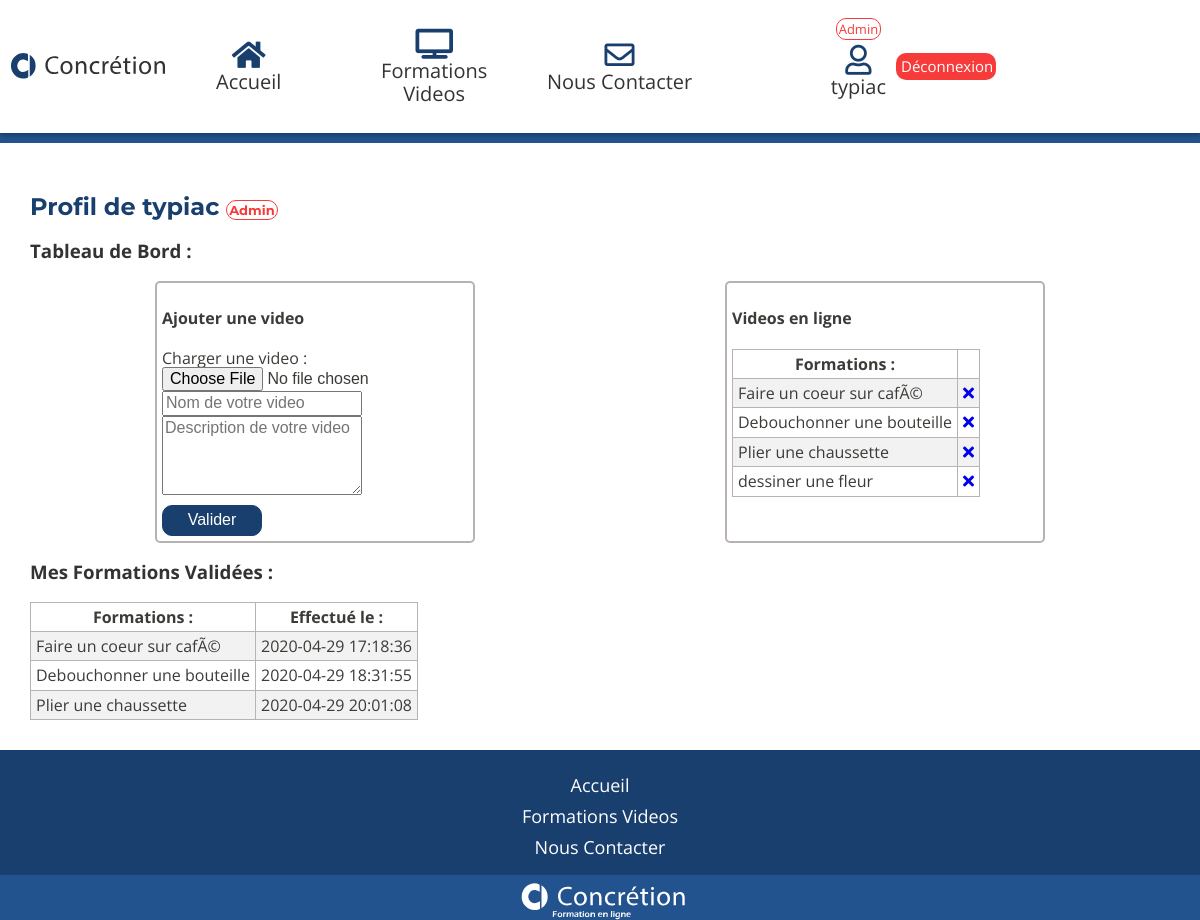
The app's page /controllers/profil.php (signed in) with its own data.
### tables this page shows
CREATE TABLE `videos` (
  `id` int(11) UNSIGNED NOT NULL,
  `name` varchar(120) NOT NULL,
  `content` text NOT NULL,
  `user_id` int(11) UNSIGNED NOT NULL,
  `file_name` varchar(100) NOT NULL
);

CREATE TABLE `validated_training` (
  `id` int(11) UNSIGNED NOT NULL,
  `user_id` int(11) UNSIGNED NOT NULL,
  `video_id` int(11) UNSIGNED NOT NULL,
  `created_at` datetime DEFAULT NULL
);

### controllers/profil.php (called while the page is built, shortened)
<?php
$template = 'profil';
$userId = $_SESSION['id'];
include '../conf/Database.php';
try {
    $sql1 = "SELECT  validated_training.user_id,video_id,created_at,name FROM validated_training
                INNER JOIN users ON users.id = validated_training.user_id
                INNER JOIN videos ON videos.id = validated_training.video_id
                WHERE validated_training.user_id = :userId";
        $query = $connect->prepare($sql1);
        $query->execute(
        [
            'userId' => $userId
        ]
    );
    $formations = $query->fetchAll();
}
catch(PDOException $e) {
    echo $e->getMessage();
}
try {
    $sql2 = "SELECT  id,name
                FROM videos";
        $query = $connect->prepare($sql2);
        $query->execute( );
    $videos = $query->fetchAll();
}
catch(PDOException $e) {
    echo $e->getMessage();
}
include '../layout.phtml';

### templates/admin.phtml (the view)
<h3>Tableau de Bord :</h3>
<div class="dashVids">
    <section class="addVid">
        <h4>Ajouter une video</h4>
        <form action="../controllers/upload.php" method="post" enctype="multipart/form-data">
            Charger une video :
            <input type="file" name="the_file" id="fileToUpload">
            <div class="uploadVids">
                <input class='inputUpload' type="text" name="name" placeholder="Nom de votre video">
                <textarea class='inputUpload' name="content" rows="4"
                    placeholder="Description de votre video"></textarea>
                <input class="btnUpload" type="submit" name="submit" value="Valider">
            </div>
        </form>
    </section>
    <section class="editVid">
        <h4>Videos en ligne</h4>
        <table>
            <tr>
                <th>Formations : </th>
                <th></th>
            </tr>
            <?php foreach($videos as $video): ?>
            <tr>
                <td><?= $video['name'] ?></td>
                <td>
                    <a class="remove" href="delete_video.php?id=<?= $video['id'] ?>"><i class="fas fa-times"></i></a>
                </td>
            </tr>
            <?php endforeach; ?>
        </table>
    </section>
</div>

### layout.phtml (shortened to what this page needs)
<?php
$path = $template !== 'index' ? '../' : '';
?>
<!DOCTYPE html>
<html lang="fr">
<head>
    <link rel="stylesheet" href="https://use.fontawesome.com/releases/v5.5.0/css/all.css">
    <link rel="stylesheet" href="<?= $path ?>css/normalize.css">
    <link rel="stylesheet" href="<?= $path ?>css/style.css">
</head>
<body>
    <header>
        <a href="#" class="lienLogo">
            <img src="<?= $path ?>img/logotxt.svg" alt="logo concretion" class="logoText">
        </a>
        <nav class="menu">
            <div class="menuContent">
                <a href="<?= $path ?>index.php">
                    <i class="fas fa-home"></i>
                    Accueil
                </a>
                <a href="<?= $path ?>controllers/formation.php">
                    <i class="fas fa-tv"></i>
                    Formations Videos
                </a>
                <a href="<?= $path ?>controllers/contact.php">
                    <i class="far fa-envelope"></i>
                    Nous Contacter
                </a>
            </div>
            <div class="userLog">
                <div class="userLogBef">
                </div>
                <?php if (!empty($_SESSION)){ ?>
                    <a href="<?= $path ?>controllers/profil.php">
                    <?php if ($_SESSION['IsAdmin'] == 1) { ?>
                        <span class="adminBtn">Admin</span>
                    <?php } ?>
                    <p class="userLoged"><i class="far fa-user"></i> <?= $_SESSION['username'] ;?></p>
                    </a>
                    <a href="<?= $path ?>controllers/logout.php" id="btnLogout">Déconnexion</a>
                <?php } ?>
            </div>
        </nav>
    </header>
    <main>
        <?php include "templates/$template.phtml" ?>
    </main>
    <footer>
        <section>
            <ul class="footerListe">
                <li><a href="<?= $path ?>index.php">Accueil</a></li>
                <li><a href="<?= $path ?>controllers/formation.php">Formations Videos</a></li>
                <li><a href="<?= $path ?>controllers/contact.php">Nous Contacter</a></li>
            </ul>
        </section>
        <section class="footerFin">
            <img src="<?= $path ?>img/logotxtBlanc.svg" alt="Logo concretion">
        </section>
    </footer>
</body>
</html>

### templates/profil.phtml
<div class='dashboard'>
    <h2>Profil de <?php echo htmlspecialchars($_SESSION['username']); ?>
        <?php if ($_SESSION['IsAdmin'] == 1) { ?>
        <span class="adminBtn">Admin</span>
        <?php } ?>
    </h2>
    <section>
        <?php include "../controllers/admin.php" ?>
    </section>
    <section class=succesUnlocked>
        <h3>Mes Formations Validées :</h3>
        <table>
            <tr>
                <th>Formations : </th>
                <th>Effectué le :</th>
            </tr>
            <?php foreach($formations as $formation): ?>
            <tr>
                <td><?= htmlspecialchars($formation['name']); ?></td>
                <td><?= htmlspecialchars($formation['created_at']); ?></td>
            </tr>
            <?php endforeach; ?>
        </table>
    </section>
</div>

### controllers/admin.php
<?php
if ($_SESSION['IsAdmin']== 1) {
   include '../templates/admin.phtml';
}

### css/style.css (style rules this page uses)
* { box-sizing: border-box; }
html { font-size: 62.5%; }
body { font-size: 1.6rem; font-family: "Open Sans", sans-serif; background-color: #23538e; color: #3c3b37 }
h2 { color: #193f6e; font-family: 'Montserrat', sans-serif; }
h3 { color: #333333; }
header { display: flex; flex-direction: column; align-items: center; padding-bottom: 15px; background-color: white; }
.lienLogo { width: 100%; text-align: center; }
.logoText { width: 55%; }
.menu { width: 100%; }
.menu div { display: flex; flex-direction: column; }
.menu a { text-decoration: none; color: #333333; font-size: 2rem; text-align: center; margin: 15px 0; }
.menu a i { display: block; color: #193f6e; font-size: 3rem; }
.menuContent { align-items: center; }
.userLogBef { align-items: center; }
#btnLogout { border-radius: 10px; margin: auto; background-color: rgb(247, 58, 58); width: 35%; font-size: 1.8rem; padding: 5px; color: white; }
.userLoged { margin-top: 7px; }
.adminBtn { border: 1px solid rgb(247, 58, 58); border-radius: 10px; margin: auto; background-color: white; width: 35%; font-size: 1.3rem; padding: 1px 2px; color: rgb(247, 58, 58); }
main { background-color: white; }
footer { background-color: #193f6e; }
.footerListe { padding: 15px 0 0 0; margin-top: 0; }
.footerListe li { list-style: none; text-align: center; margin: 10px 0; }
.footerListe a { color: white; text-decoration: none; }
.footerFin { background-color: #23538e; }
.footerFin img { width: 60%; display: block; margin: auto; }
.dashboard { padding: 30px; }
.dashboard table { border-collapse: collapse; }
.dashboard table tr:nth-child(even) { background-color: #f2f2f2; }
.dashboard td, .dashboard th { border: 1px solid rgb(185, 178, 178); padding: 5px; }
.dashVids { display: flex; flex-direction: column; justify-content: space-between; }
.addVid { border: 2px solid rgb(185, 178, 178); padding: 5px; width: 320px; overflow: hidden; border-radius: 5px; margin-bottom: 10px; }
.editVid { border: 2px solid rgb(185, 178, 178); padding: 5px; width: 320px; overflow: hidden; border-radius: 5px; }
.uploadVids { display: flex; flex-direction: column; }
.inputUpload { width: 200px; }
.btnUpload { background-color: #193f6e; color: white; border: 1px solid #193f6e; border-radius: 10px; padding: 5px 10px; width: 100px; margin-top: 10px; }
@media screen and (min-width: 768px) { .logoText { display: block; text-align: left; width: 315px; } }
@media screen and (min-width: 768px) { .menu { display: flex; flex-direction: column-reverse; } }
@media screen and (min-width: 768px) { .menu div { flex-direction: row; justify-content: space-around; } }
@media screen and (min-width: 768px) { .userLog { margin-right: 20px; } }
@media screen and (min-width: 768px) { .menu .userLogBef { width: 100%; display: flex; } }
@media screen and (min-width: 768px) { #btnLogout { margin-left: 10px; width: 15%; font-size: 1.5rem; } }
@media screen and (min-width: 768px) { .dashVids { display: flex; flex-direction: row; justify-content: space-around; } }
@media screen and (min-width: 768px) { .addVid { margin-bottom: 0; } }
@media screen and (min-width: 768px) { .footerListe { font-size: 1.8rem; } }
@media screen and (min-width: 768px) { .footerFin img { width: 40%; } }
@media screen and (min-width: 1025px) { header { display: flex; flex-direction: row; box-shadow: 0px 2px 4px -1px rgba(0, 0, 0, 0.2), 0px 4px 5px 0px rgba(0, 0, 0, 0.14); margin-bottom: 10px; padding: 0; } }
@media screen and (min-width: 1025px) { .lienLogo { width: 13%; } }
@media screen and (min-width: 1025px) { .logoText { width: 170px; } }
@media screen and (min-width: 1025px) { .menu { flex-direction: row; justify-content: space-between; width: 70%; } }
@media screen and (min-width: 1025px) { .menuContent { width: 600px; } }
@media screen and (min-width: 1025px) { .menuContent a { width: 150px; } }
@media screen and (min-width: 1025px) { .menu .userLog { width: 30%; margin: 0 0 0 50px; } }
@media screen and (min-width: 1025px) { .menu .userLog a { width: 50%; } }
@media screen and (min-width: 1025px) { #btnLogout { margin-left: 10px; width: 100px; font-size: 1.5rem; } }
@media screen and (min-width: 1025px) { .footerFin img { width: 15%; } }

### records on screen
videos: name "Faire un coeur sur cafÃ©"
videos: name "Debouchonner une bouteille"
videos: name "Plier une chaussette"
videos: name "dessiner une fleur"
validated_training: video.name "Faire un coeur sur cafÃ©", created_at "2020-04-29 17:18:36"
validated_training: video.name "Debouchonner une bouteille", created_at "2020-04-29 18:31:55"
validated_training: video.name "Plier une chaussette", created_at "2020-04-29 20:01:08"

### other values on screen
$_SESSION['username'] "typiac"
